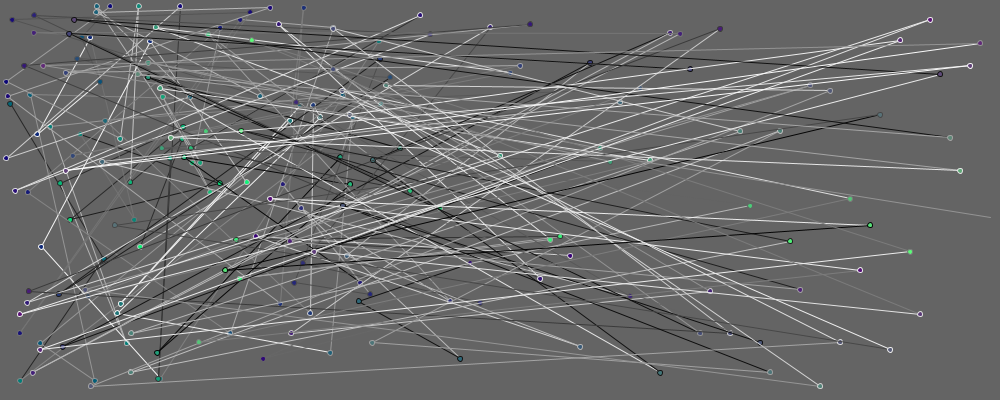
Frame 1 (no input)
Frame 60 (the mouse pressed at the canvas centre just before this capture): identical to frame 1, image omitted
Frame 120 (the mouse held since frame 60 and released just before this capture): identical to frame 1, image omitted

The Processing sketch that drew this single still picture (run headless with seeded random() and noise(); from frame 60 on, the mouse is pressed at the canvas centre):

// Processing sketch: processing_16142
// ── processing_16142.pde

/**
 exercise creating an array of floats with 
 a bunch of random input
 Philippe Moore
 September 08, 09
 11/29/10
 EDIT: added mouseClicked() function to reset it.
 **/

float[] floats = new float[100];

void setup() { 
  size(1000, 400); 
  smooth();

  newOne();
}

void draw() {
}
void mouseClicked() {
  newOne();
}
void newOne() {
  background(100);
  for (int i = 0; i < floats.length; i++) {
    floats[i] = random(400);
  }

  for (int i = 1; i < floats.length-1; i++) {
    stroke(random(255));
    fill(i%255, floats[i]%255, 120);
    line(i*10, floats[i], floats[i], floats[i-1]); 
    line(floats[i], floats[i-1], (i+1)*10, floats[i+1]);
    ellipse(i*10, floats[i], 5, 5);
    ellipse(floats[i], floats[i-1], 5, 5);
  }
  println(floats);
}
